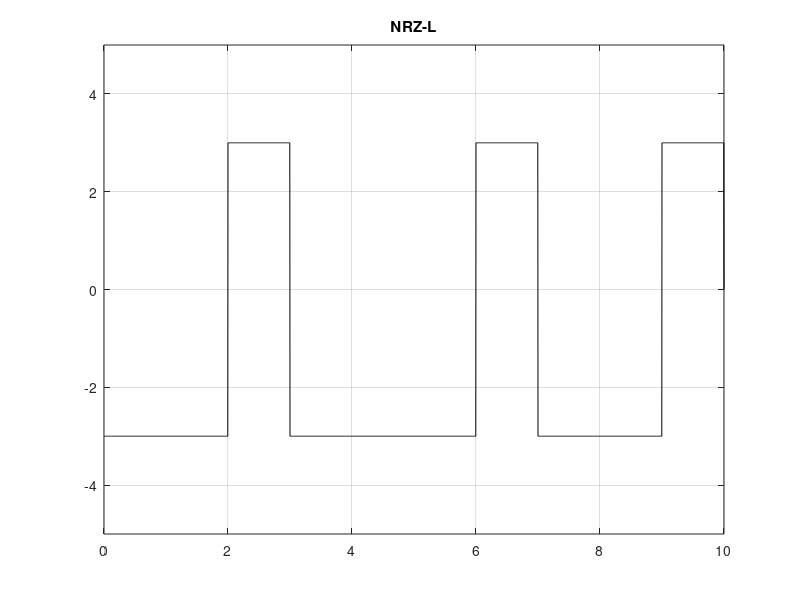

Recreate this plot in MATLAB.
clc;
clear;
%bits = [0 1 0 0 1 0 1 0];
bits = randi([0, 1], 1,10);
%bitrate = 1000;
T=length(bits);
%T = length(bits)/bitrate;
n=300;
N=n*T;
%N = n*length(bits);
dt=T/N;
t=0:dt:T;
x=zeros(1,length(t));
for i=0:T-1
    if bits(i+1)==1
        x(i*n+1 : (i+1)*n)=1*3;
    else
        x(i*n+1 : (i+1)*n)=-1*3;
    end
end
plot(t,x,'black-');
%plot(t,x);
axis([0 t(end) -5 5]);
grid on
%grid on;
title('NRZ-L');


origin_bits = zeros(1, round(length(x) / n));

%for i = 1:length(x) / n
    %origin_bits(i) = x(i * n) / 3;
%end

for i = 1:length(x) / n
    count = 0;
    for j = 1:n
        if(x(((i-1) * n) + j) == 3)
            count = count + 1;
        end
    end
    if(count < n)
        origin_bits(i) = 0;
    else 
        origin_bits(i) = 1;
    end
end

disp("Randomly generated bits: ");
disp(bits);
disp("Bits retained from signal x: ");
disp(origin_bits);